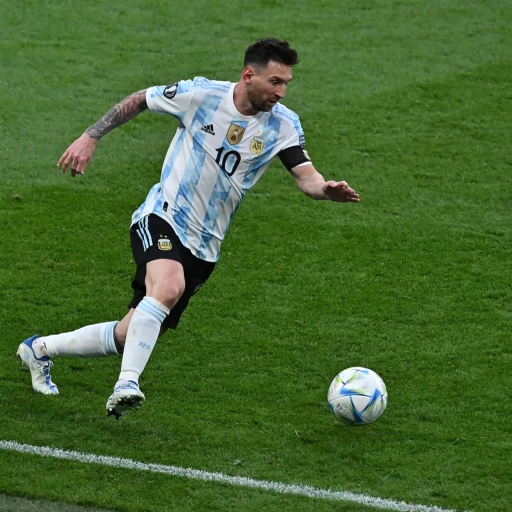
#> input picture images&video_resource/Football.png, 1024 x 1024 px, found by its file name (shown at 1/2 size)
$ python 08-ROI_Region_of_interest.py
#> lines starting #> are read from the running program, lines starting #| are printed output that depends on the picture; after the words box and inside, x2 and y2 are one past the last pixel; in counts of white or black regions, pixels touching at a corner belong together
import cv2
import numpy as np
import matplotlib.pyplot as plt

path = "Football.png"
img = cv2.imread(path)
#> img is the input picture: shape (1024, 1024, 3); mean B, G, R 50.9, 104.3, 72.5

roi = img[0:300 , 400:650]
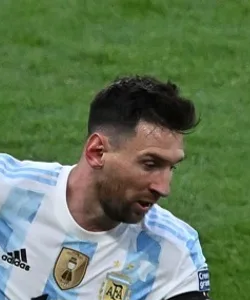
#> roi: shape (300, 250, 3); mean B, G, R 91.4, 121.3, 100.5
img[0:300 , 0:250] = roi
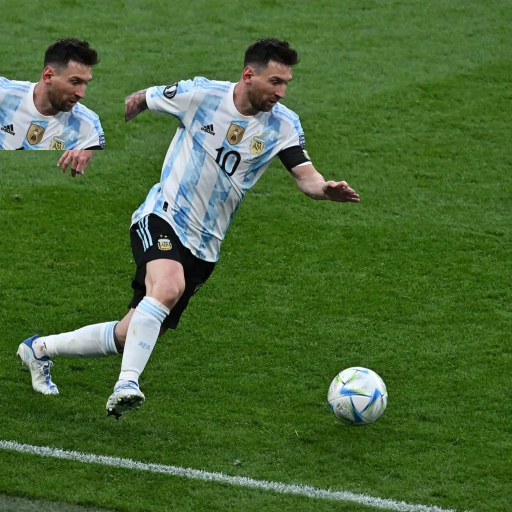
#> img: shape (1024, 1024, 3) (shown at 1/2 size); 7.14% of pixels changed, all inside (x1, y1, x2, y2) = (0, 0, 250, 300)

cv2.imshow("Football",img)
cv2.imshow("roi",roi)

print("image shape : {}".format(img.shape))
#| image shape : (1024, 1024, 3)

cv2.waitKey(0)
cv2.destroyAllWindows()
